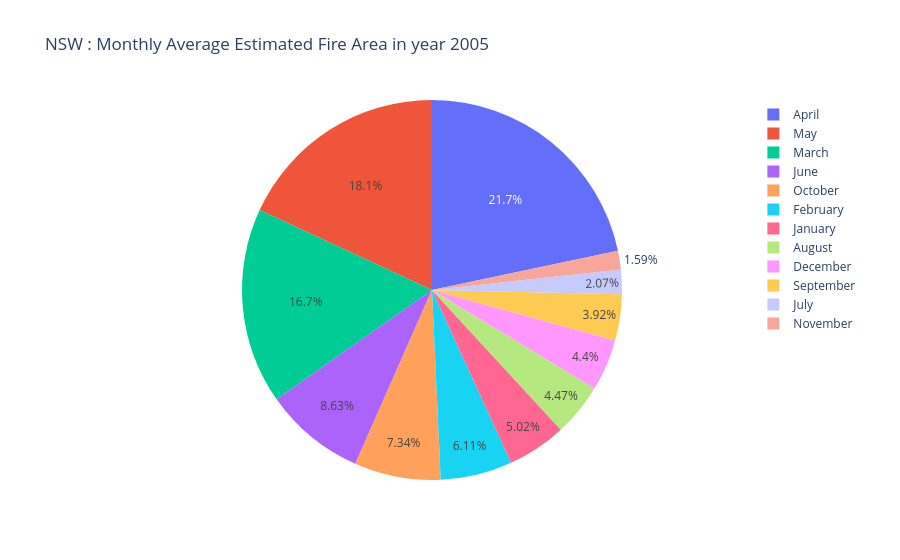
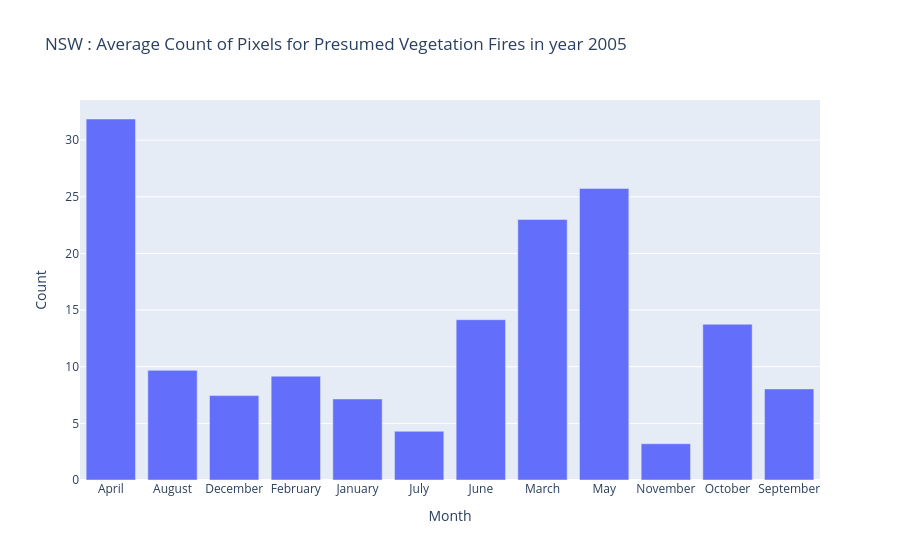

Here is the notebook cell these charts were saved with, in order:
### Code cell
def _collect_figures(node):
    """从 Dash 组件树里把所有图（dcc.Graph 的 figure）收集出来。
    仅用于在 notebook 里"预览"回调结果。"""
    figs = []
    # 情况一：本身就是一个列表/元组（回调常返回列表），逐个往里找
    if isinstance(node, (list, tuple)):
        for item in node:
            figs += _collect_figures(item)
        return figs
    # 情况二：本身是 dcc.Graph，直接取它的 figure
    if getattr(node, 'figure', None) is not None:
        figs.append(node.figure)
    # 情况三：是 html.Div 之类的容器，往下找它的 children
    ch = getattr(node, 'children', None)
    if ch is not None:
        if not isinstance(ch, (list, tuple)):
            ch = [ch]
        for c in ch:
            figs += _collect_figures(c)
    return figs

# 调用回调看看新南威尔士（NSW）在 2005 年的两张图
graphs = reg_year_display('NSW', 2005)
print('回调返回了', len(graphs), '个图：')
for i, f in enumerate(_collect_figures(graphs), 1):
    print('--- 图', i, '---')
    f.show()

### Figure 1 — Plotly figure (JSON) as saved in the notebook; plotly's stock layout.template omitted (floating-point values rounded to 4 significant figures)
{"data": [{"domain": {"x": [0, 1], "y": [0, 1]}, "hovertemplate": "Month=%{label}<br>Estimated_fire_area=%{value}<extra></extra>", "labels": ["April", "August", "December", "February", "January", "July", "June", "March", "May", "November", "October", "September"], "legendgroup": "", "name": "", "showlegend": true, "type": "pie", "values": [64.13, 13.21, 13.0, 18.05, 14.85, 6.118, 25.51, 49.27, 53.48, 4.689, 21.7, 11.6]}], "layout": {"legend": {"tracegroupgap": 0}, "title": {"text": "NSW : Monthly Average Estimated Fire Area in year 2005"}}}

### Figure 2 — Plotly figure (JSON) as saved in the notebook; plotly's stock layout.template omitted (floating-point values rounded to 4 significant figures)
{"data": [{"hovertemplate": "Month=%{x}<br>Count=%{y}<extra></extra>", "legendgroup": "", "marker": {"color": "#636efa", "pattern": {"shape": ""}}, "name": "", "orientation": "v", "showlegend": false, "textposition": "auto", "type": "bar", "x": ["April", "August", "December", "February", "January", "July", "June", "March", "May", "November", "October", "September"], "xaxis": "x", "y": [31.87, 9.679, 7.448, 9.167, 7.154, 4.3, 14.15, 23.0, 25.73, 3.2, 13.75, 8.04], "yaxis": "y"}], "layout": {"barmode": "relative", "legend": {"tracegroupgap": 0}, "title": {"text": "NSW : Average Count of Pixels for Presumed Vegetation Fires in year 2005"}, "xaxis": {"anchor": "y", "domain": [0, 1], "title": {"text": "Month"}}, "yaxis": {"anchor": "x", "domain": [0, 1], "title": {"text": "Count"}}}}
